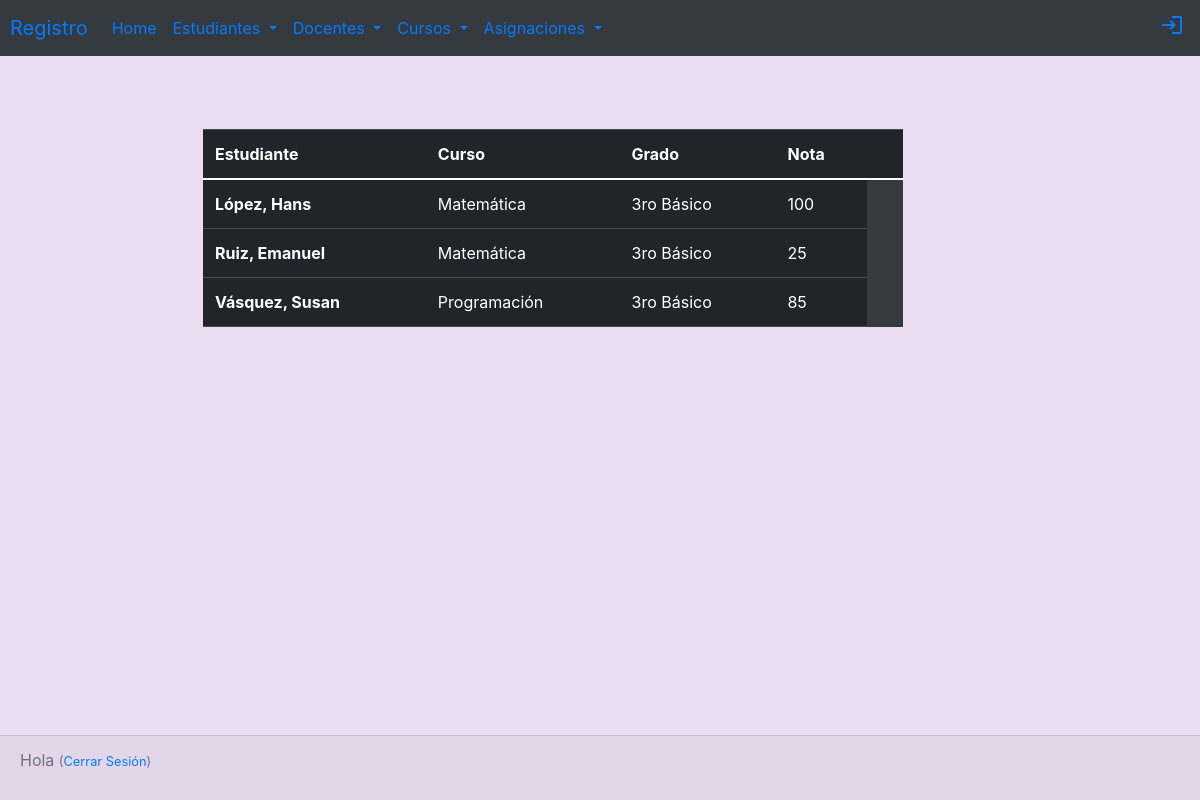
The app's page /asignaciones/ with its own data.
### registro/models.py (models this page shows, shortened)
class Asignacion(models.Model):
    cod = models.CharField(max_length=25)
    estudiate= models.ForeignKey(Estudiante, related_name='Estudiante', on_delete=models.CASCADE)
    curso= models.ForeignKey(Curso, related_name='Curso',on_delete=models.CASCADE)
    nota = models.CharField(max_length=3)

class Estudiante(models.Model):
    nombres= models.CharField(max_length=100)
    apellidos= models.CharField(max_length=100)
    fecha_nac= models.DateField()
    noCarnet= models.CharField(max_length=10)
    grado= models.ForeignKey(Grado, related_name='GradoEst', on_delete=models.CASCADE)
    seccion = models.ForeignKey(Seccion, related_name='Sección', on_delete=models.CASCADE)

class Curso(models.Model):
    codigo= models.CharField(max_length=25)
    nombre=models.CharField(max_length=50)
    docente = models.ForeignKey(Docente, related_name='Docente', on_delete=models.CASCADE)
    grado = models.ForeignKey(Grado, related_name='Grado',on_delete=models.CASCADE)

class Grado(models.Model):
    nombre= models.CharField(max_length=50)
    def __str__(self):
        return self.nombre

### registro/views.py (the view)
# urls.py: path('asignaciones/', views.asignaciones, name='asignaciones'),
def asignaciones(request):
    asignaciones = Asignacion.objects.all().order_by('curso')
    return render(request, 'registro/asignaciones.html', {'asignaciones':asignaciones})

### registro/templates/registro/asignaciones.html (shortened to what this page needs)
{% extends 'registro/base.html' %}
{% block content %}
<div class="container tabla">
    <table class="table table-dark tabla">
      <thead>
        <tr>
          <th scope="col">Estudiante</th>
          <th scope="col">Curso</th>
          <th scope="col">Grado</th>
          <th scope="col">Nota</th>
          <th scope="col"></th>
        </tr>
      </thead>
      <tbody>
      {% for asignacion in asignaciones %}
      <tr>
        <th scope="row">{{asignacion.estudiate.apellidos}}, {{asignacion.estudiate.nombres}}</th>
        <td>{{asignacion.curso.nombre}}</td>
        <td>{{asignacion.curso.grado}}</td>
        <td>{{asignacion.nota}}</td>
      </tr>
      {% endfor %}
    {%endblock %}

### registro/static/css/registro.css (style rules this page uses)
.fondo { background-color: #EBDDF1; }
.tabla { margin-top: 10%; margin-left: 10%; }

### records on screen
Asignacion: estudiate.apellidos "López", estudiate.nombres "Hans", curso.nombre "Matemática", curso.grado "3ro Básico", nota "100"
Asignacion: estudiate.apellidos "Ruiz", estudiate.nombres "Emanuel", curso.nombre "Matemática", curso.grado "3ro Básico", nota "25"
Asignacion: estudiate.apellidos "Vásquez", estudiate.nombres "Susan", curso.nombre "Programación", curso.grado "3ro Básico", nota "85"
